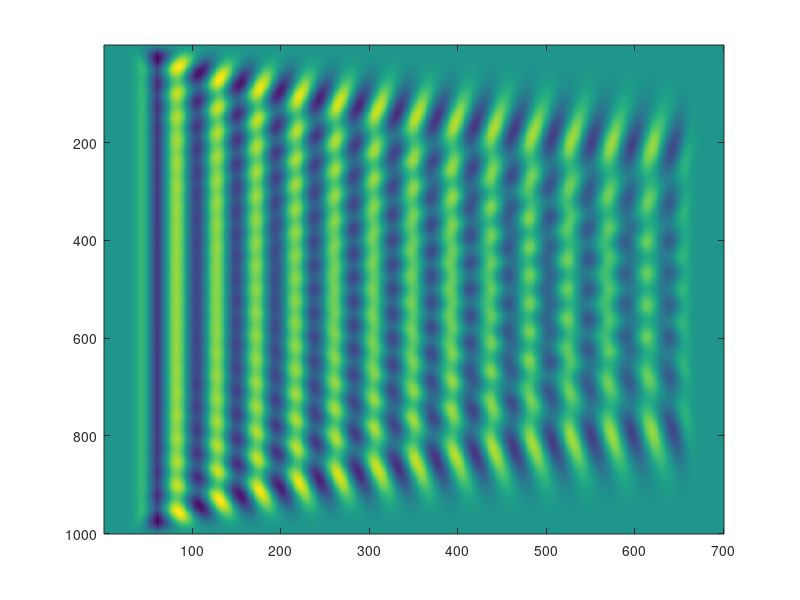
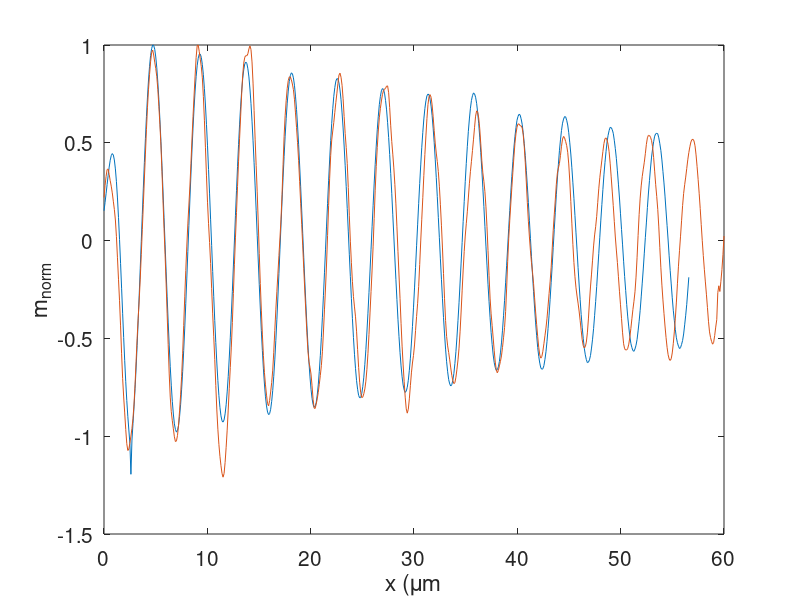

The MATLAB source for these figures, in order: (Note: this script raises an error after producing the figures.)
clear;
load('data/m_intr_slice_meas.mat')
load('models/MagnSim/my_2141_0.mat')

figure(73)
image(my,'CDataMapping','scaled')

%%
m_slice_sim = sum(my(400:600,35:end-100));
m_slice_sim = m_slice_sim/max(m_slice_sim);

l = length(m_slice_meas);
x = linspace(0,l/10,l);

figure(74)
clf;
plot(x(1:566),m_slice_sim)
hold on;
plot(x,m_slice_meas)
hold off;
xlabel('x (\mum')
ylabel('m_{norm}')
set(gca,'FontSize',15)

% SaveFig('figure/FIBregions_2050MHz_m5dbm_Hpos95p7/','damping', gcf);

lambda1 = WavelengthFourier(m_slice_sim,100e-9)
lambda2 = WavelengthFourier(m_slice_meas,100e-9)